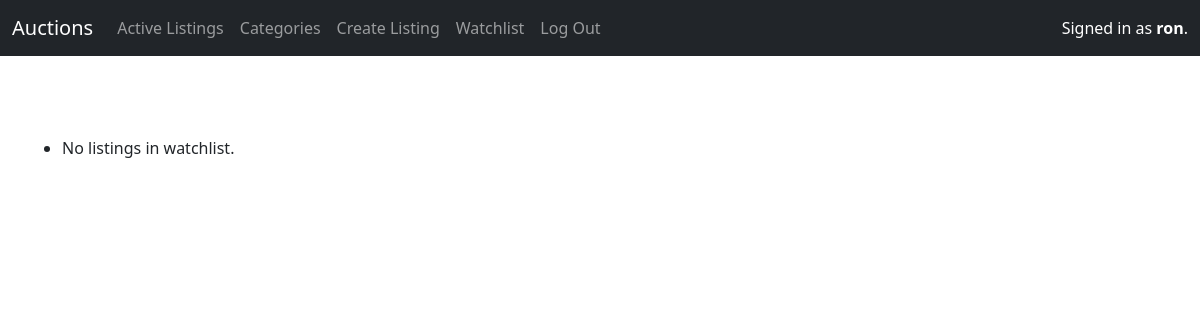
/watchlist (signed in), run on an earlier commit of the app's database.
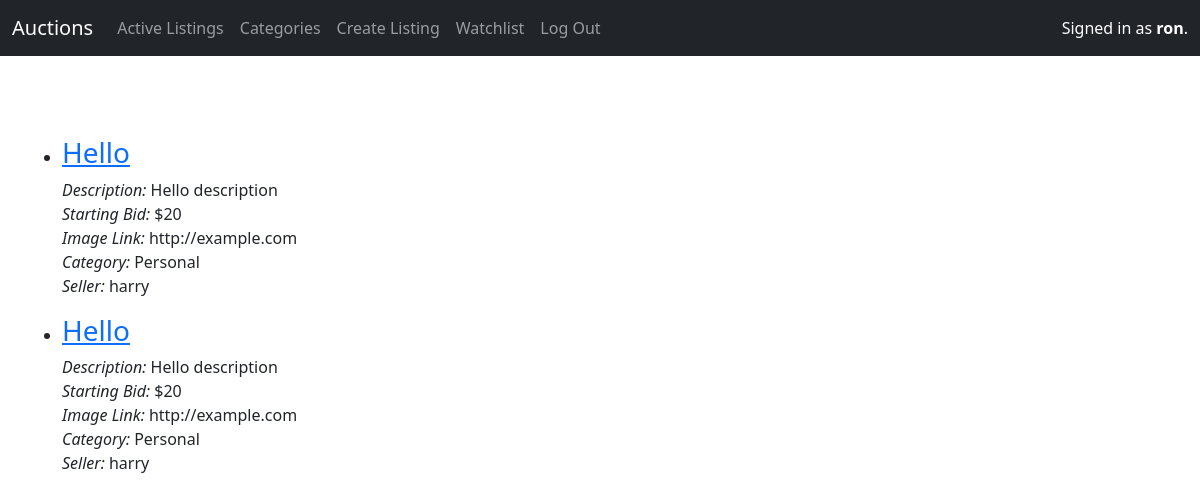
And on a later commit of the database.
### auctions/models.py (models this page shows, shortened)
class AuctionListing(models.Model):
    title = models.CharField(max_length=64)
    description = models.TextField()
    starting_bid = models.IntegerField()
    current_price = models.ForeignKey('Bid', on_delete=models.CASCADE, related_name="listings")
    image = models.URLField(blank=True)
    category = models.CharField(max_length=64, blank=True)
    seller = models.ForeignKey(User, on_delete=models.CASCADE, related_name="listings")
    comments = models.ManyToManyField('Comment', blank=True, related_name="listings")
    active = models.BooleanField(default=True)
    watchlist = models.ManyToManyField(User, blank=True, related_name="watchlist")

class User(AbstractUser):
    pass

### auctions/views.py (the view)
# urls.py: path("watchlist", views.watchlist, name="watchlist"),
def watchlist(request):
    avail_listings = request.user.watchlist.all()
    return render(request, "auctions/watchlist.html", {
        "avail_listings": avail_listings
    })

### auctions/templates/auctions/watchlist.html (shortened to what this page needs)
{% extends "auctions/layout.html" %}
{% block body %}
    <ul>
        {% for listing in avail_listings %}
            <li>
                <h3><a href="{% url 'listing' listing.id %}">{{ listing.title }}</a></h3>
                <p>
                    <em>Description:</em> {{ listing.description }}<br>
                    <em>Starting Bid:</em> ${{ listing.starting_bid}}<br>
                    <em>Image Link:</em> {{ listing.image }}<br>
                    <em>Category:</em> {{ listing.category }}<br>
                    <em>Seller:</em> {{ listing.seller }}
                </p>
            </li>
        {% empty %}
            <li>No listings in watchlist.</li>
        {% endfor %}
    </ul>
{% endblock %}

What changed in the data, as far as the page shows it:
now on this page (row edited): AuctionListing: title "Hello", description "Hello description", starting_bid "20", image "http://example.com", category "Personal", seller "harry"
now on this page (row edited): AuctionListing: title "Hello", description "Hello description", starting_bid "20", image "http://example.com", category "Personal", seller "harry"
Also different on the page:
text no longer shown: "No listings in watchlist."
